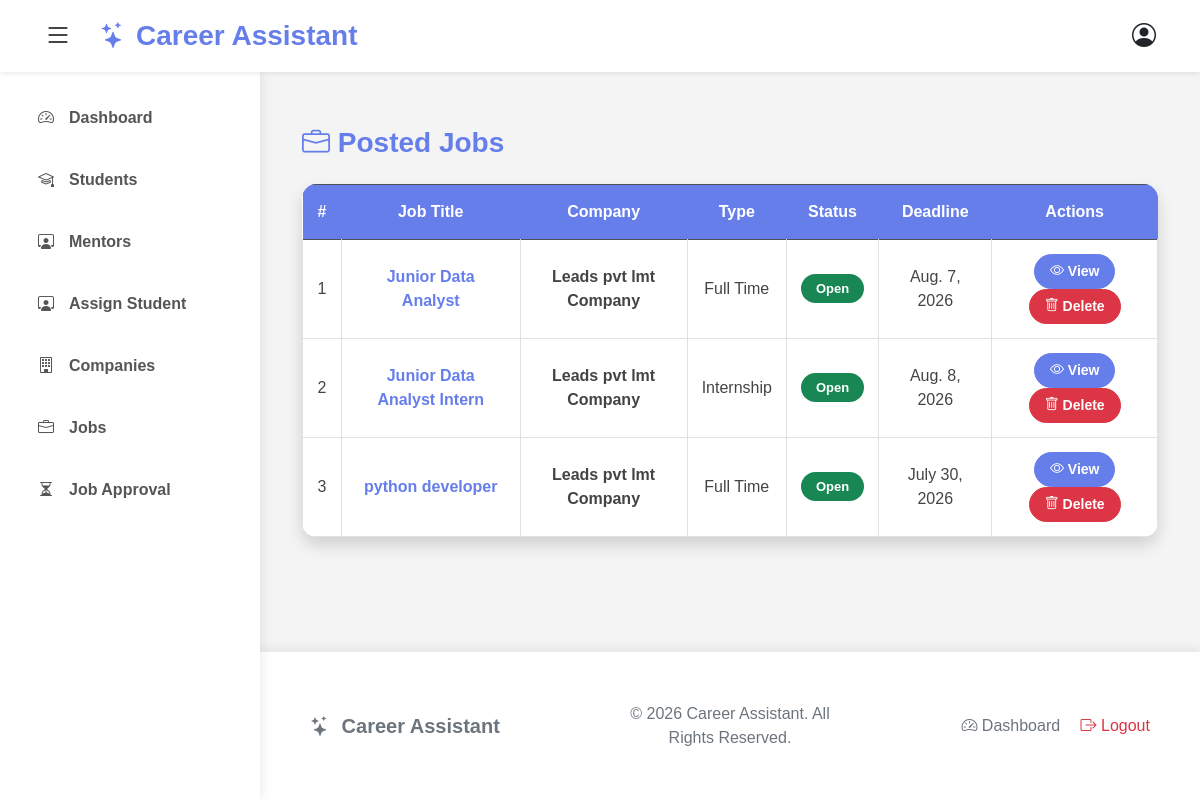
Screenshot of /jobs/ with the database file from the repository.
### careerproject/models.py (models this page shows, shortened)
class Job(models.Model):
    company = models.ForeignKey(CompanyProfile, on_delete=models.CASCADE)
    job_title = models.CharField(max_length=100)
    description = models.TextField()
    location = models.CharField(max_length=100)
    STATUS_CHOICES = (
    ('Open', 'Open'),
    ('Closed', 'Closed'),
    )
    status = models.CharField(max_length=10, choices=STATUS_CHOICES, default='Open'
    )
    JOBTYPE_CHOICES = (
            ('Full Time', 'Full Time'),
            ('Part Time', 'Part Time'),
            ('Internship', 'Internship'),
            ('Remote', 'Remote'),
    )
    job_type = models.CharField(max_length=20, choices=JOBTYPE_CHOICES)
    salary = models.CharField(max_length=50, blank=True)
    skills_required = models.TextField()
    deadline = models.DateField()
    posted_on = models.DateTimeField(auto_now_add=True)
    APPROVAL_CHOICES = (
        ('Pending', 'Pending'),
        ('Approved', 'Approved'),
        ('Rejected', 'Rejected'),
    )
    approval_status = models.CharField(
        max_length=20,
        choices=APPROVAL_CHOICES,
        default='Pending'
    )

class CompanyProfile(models.Model):
    user = models.OneToOneField(CustomUser, on_delete=models.CASCADE)
    company_name = models.CharField(max_length=150)
    phone = models.CharField(max_length=15, blank=True)
    website = models.URLField(blank=True)
    location = models.CharField(max_length=100, blank=True)
    INDUSTRY_CHOICES = (
    ('IT', 'Information Technology'),
    ('Finance', 'Finance'),
    ('Healthcare', 'Healthcare'),
    ('Education', 'Education'),
    ('E-Commerce', 'E-Commerce'),
    ('Manufacturing', 'Manufacturing'),
    ('Telecommunications', 'Telecommunications'),
    ('Marketing', 'Marketing'),
    ('Other', 'Other'),
    )
    industry = models.CharField(max_length=100, choices=INDUSTRY_CHOICES, blank=True)

### careerproject/views.py (the view)
# urls.py: path("jobs/", views.admin_jobs, name="admin_jobs"),
def admin_jobs(request):
    jobs = Job.objects.select_related(
        "company"
    ).order_by("-posted_on")
    return render(
        request,
        "admin_module/manage_job/jobs.html",
        {
            "jobs": jobs
        }
    )

### templates/admin_module/manage_job/jobs.html
{% extends 'admin_module/administration/admin_base.html' %}
{% load static %}
{% block css %}
<link rel="stylesheet" href="{% static 'css/posted_jobs.css' %}">
{% endblock %}
{% block content %}
<div class="container mt-4">
<h3>
    <i class="bi bi-briefcase"></i>
    Posted Jobs
</h3>
<table class="table table-bordered shadow mt-4">
<thead class="table-dark">
<tr>
    <th>#</th>
    <th>Job Title</th>
    <th>Company</th>
    <th>Type</th>
    <th>Status</th>
    <th>Deadline</th>
    <th>Actions</th>
</tr>
</thead>
<tbody>
{% for job in jobs %}
<tr>
<td>{{ forloop.counter }}</td>
<td>
    {{ job.job_title }}
</td>
<td>
    {{ job.company.company_name }}
</td>
<td>
    {{ job.job_type }}
</td>
<td>
{% if job.status == "Open" %}
<span class="badge bg-success">
    {{ job.status }}
</span>
{% else %}
<span class="badge bg-danger">
    {{ job.status }}
</span>
{% endif %}
</td>
<td>
    {{ job.deadline }}
</td>
<td>
<a href="{% url 'admin_job_detail' job.id %}"
class="btn btn-primary btn-sm">
<i class="bi bi-eye"></i>
View
</a>
<a href="{% url 'delete_job' job.id %}"
class="btn btn-danger btn-sm"
onclick="return confirm('Are you sure?')">
<i class="bi bi-trash"></i>
Delete
</a>
</td>
</tr>
{% empty %}
<tr>
<td colspan="7" class="text-center">
No jobs posted
</td>
</tr>
{% endfor %}
</tbody>
</table>
</div>
{% endblock %}

### static/css/private.css (style rules this page uses)
* { margin:0; padding:0; box-sizing:border-box; }
body { font-family:'Segoe UI',sans-serif; background:#f5f7fb; min-height:100vh; display:flex; flex-direction:column; }
html,body { height:100%; }
body { display:flex; flex-direction:column; min-height:100vh; }

### static/css/posted_jobs.css (style rules this page uses)
body { background:#f4f4f4; font-family:Arial, sans-serif; }
.container { padding-bottom:40px; }
h3 { color:#667eea; font-weight:bold; }
.table { background:white; border-radius:15px; overflow:hidden; box-shadow:0 5px 15px rgba(0,0,0,0.12); }
.table-dark { background:#667eea !important; }
.table thead th { background:#667eea !important; color:white; text-align:center; padding:15px; border:none; font-weight:bold; }
.table tbody td { text-align:center; vertical-align:middle; padding:14px; color:#444; }
.table tbody tr { transition:.3s ease; }
.table tbody td:nth-child(2) { color:#667eea; font-weight:bold; }
.table tbody td:nth-child(3) { font-weight:600; }
.badge { padding:8px 15px; border-radius:20px; font-size:13px; }
.bg-success { background:#198754 !important; }
.btn-primary { background:#667eea !important; border-color:#667eea !important; border-radius:20px; padding:6px 15px; font-weight:bold; }
.btn-danger { border-radius:20px; padding:6px 15px; font-weight:bold; }

### rows the page displays
Job: job_title "Junior Data Analyst", company.company_name "Leads pvt lmt Company", job_type "Full Time", status "Open", deadline "Aug. 7, 2026"
Job: job_title "Junior Data Analyst Intern", company.company_name "Leads pvt lmt Company", job_type "Internship", status "Open", deadline "Aug. 8, 2026"
Job: job_title "python developer", company.company_name "Leads pvt lmt Company", job_type "Full Time", status "Open", deadline "July 30, 2026"
